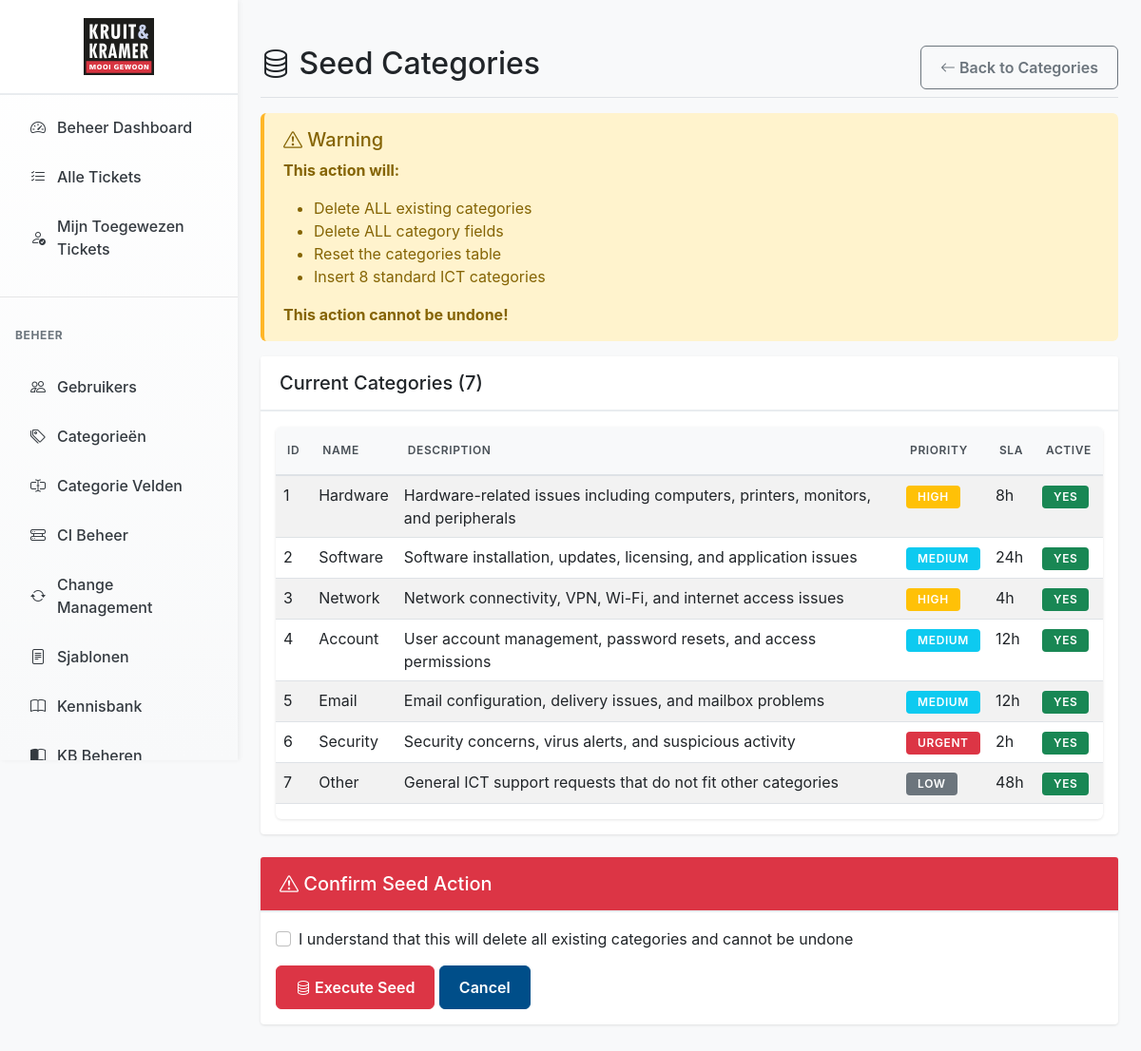
The app's page /admin/seed_categories.php (signed in) with its own data.
### tables this page shows
CREATE TABLE categories (
    category_id INT PRIMARY KEY AUTO_INCREMENT,
    name VARCHAR(100) NOT NULL,
    description TEXT,
    default_priority ENUM('low', 'medium', 'high', 'urgent') DEFAULT 'medium',
    sla_hours INT DEFAULT 24,
    is_active BOOLEAN DEFAULT TRUE,
    created_at TIMESTAMP DEFAULT CURRENT_TIMESTAMP,
    INDEX idx_is_active (is_active),
    INDEX idx_name (name)
);

### classes/Database.php (called while the page is built, shortened)
<?php
class Database {
    private static $instance = null;
    private $connection = null;
    private $host;
    private $dbname;
    private $username;
    private $password;
    private function __construct() {
        $this->host = DB_HOST;
        $this->dbname = DB_NAME;
        $this->username = DB_USER;
        $this->password = DB_PASS;
    }
    public static function getInstance() {
        if (self::$instance === null) {
            self::$instance = new self();
        }
        return self::$instance;
    }
    private function connect() {
        try {
            $dsn = "mysql:host={$this->host};dbname={$this->dbname};charset=utf8mb4";
            $options = [
                PDO::ATTR_ERRMODE => PDO::ERRMODE_EXCEPTION,
                PDO::ATTR_DEFAULT_FETCH_MODE => PDO::FETCH_ASSOC,
                PDO::ATTR_EMULATE_PREPARES => false,
                PDO::ATTR_PERSISTENT => false
            ];
            $this->connection = new PDO($dsn, $this->username, $this->password, $options);
        } catch (PDOException $e) {
            $this->logError('Database Connection', 'Failed to connect to database', [
                'error' => $e->getMessage()
            ]);
            throw new Exception("Database connection failed");
        }
    }
    public function query($sql, $params = []) {
        try {
            $stmt = $this->connection->prepare($sql);
            $stmt->execute($params);
            return $stmt;
        } catch (PDOException $e) {
            $this->logError('Database Query', 'Query execution failed', [
                'sql' => $sql,
                'error' => $e->getMessage()
            ]);
            return false;
        }
    }
    public function fetchAll($sql, $params = []) {
        try {
            $stmt = $this->query($sql, $params);
            return $stmt->fetchAll();
        } catch (PDOException $e) {
            $this->logError('Database FetchAll', 'Failed to fetch all rows', [
                'sql' => $sql,
                'error' => $e->getMessage()
            ]);
            return false;
        }
    }
}

### admin/seed_categories.php (the view, shortened to what this page needs)
<?php
require_once __DIR__ . '/../classes/Database.php';
$executed = false;
$categories = [];
if (!$executed) {
    try {
        $db = Database::getInstance();
        $categories = $db->fetchAll("SELECT * FROM categories ORDER BY category_id");
    } catch (Exception $e) {
        $error = $e->getMessage();
    }
}
function getPriorityColor($priority) {
    $colors = [
        'low' => 'secondary',
        'medium' => 'info',
        'high' => 'warning',
        'urgent' => 'danger'
    ];
    return $colors[$priority] ?? 'secondary';
}
?>
<!DOCTYPE html>
<html lang="nl">
<head>
    <link href="https://cdn.jsdelivr.net/npm/bootstrap@5.1.3/dist/css/bootstrap.min.css" rel="stylesheet">
    <link rel="stylesheet" href="https://cdn.jsdelivr.net/npm/bootstrap-icons@1.7.2/font/bootstrap-icons.css">
    <link rel="stylesheet" href="<?php echo SITE_URL; ?>/assets/css/style.css">
</head>
<body>
    <div class="container-fluid">
        <div class="row">
            <?php include __DIR__ . '/../includes/sidebar.php'; ?>
            <main class="col-md-9 ms-sm-auto col-lg-10 px-md-4">
                <div class="d-flex justify-content-between align-items-center pt-3 pb-2 mb-3 border-bottom">
                    <h1 class="h2"><i class="bi bi-database"></i> Seed Categories</h1>
                    <a href="<?php echo SITE_URL; ?>/admin/categories.php" class="btn btn-outline-secondary">
                        <i class="bi bi-arrow-left"></i> Back to Categories
                    </a>
                </div>
                <?php if (!$executed): ?>
                    <div class="alert alert-warning">
                        <h5 class="alert-heading"><i class="bi bi-exclamation-triangle"></i> Warning</h5>
                        <p><strong>This action will:</strong></p>
                        <ul>
                            <li>Delete ALL existing categories</li>
                            <li>Delete ALL category fields</li>
                            <li>Reset the categories table</li>
                            <li>Insert 8 standard ICT categories</li>
                        </ul>
                        <p class="mb-0"><strong>This action cannot be undone!</strong></p>
                    </div>
                    <div class="card mb-4">
                        <div class="card-header">
                            <h5 class="mb-0">Current Categories (<?php echo count($categories); ?>)</h5>
                        </div>
                        <div class="card-body">
                            <?php if (empty($categories)): ?>
                                <p class="text-muted">No categories found.</p>
                            <?php else: ?>
                                <div class="table-responsive">
                                    <table class="table table-striped">
                                        <thead>
                                            <tr>
                                                <th>ID</th>
                                                <th>Name</th>
                                                <th>Description</th>
                                                <th>Priority</th>
                                                <th>SLA</th>
                                                <th>Active</th>
                                            </tr>
                                        </thead>
                                        <tbody>
                                            <?php foreach ($categories as $cat): ?>
                                                <tr>
                                                    <td><?php echo $cat['category_id']; ?></td>
                                                    <td><?php echo htmlspecialchars($cat['name']); ?></td>
                                                    <td><?php echo htmlspecialchars($cat['description']); ?></td>
                                                    <td>
                                                        <span class="badge bg-<?php echo getPriorityColor($cat['default_priority']); ?>">
                                                            <?php echo $cat['default_priority']; ?>
                                                        </span>
                                                    </td>
                                                    <td><?php echo $cat['sla_hours']; ?>h</td>
                                                    <td>
                                                        <?php if ($cat['is_active']): ?>
                                                            <span class="badge bg-success">Yes</span>
                                                        <?php else: ?>
                                                            <span class="badge bg-secondary">No</span>
                                                        <?php endif; ?>
                                                    </td>
                                                </tr>
                                            <?php endforeach; ?>
                                        </tbody>
                                    </table>
                                </div>
                            <?php endif; ?>
                        </div>
                    </div>
                    <div class="card">
                        <div class="card-header bg-danger text-white">
                            <h5 class="mb-0"><i class="bi bi-exclamation-triangle"></i> Confirm Seed Action</h5>
                        </div>
                        <div class="card-body">
                            <form method="POST" action="">
                                <div class="form-check mb-3">
                                    <input class="form-check-input" type="checkbox" id="confirmCheck" required>
                                    <label class="form-check-label" for="confirmCheck">
                                        I understand that this will delete all existing categories and cannot be undone
                                    </label>
                                </div>
                                <button type="submit" name="confirm_seed" class="btn btn-danger">
                                    <i class="bi bi-database"></i> Execute Seed
                                </button>
                                <a href="<?php echo SITE_URL; ?>/admin/categories.php" class="btn btn-secondary">
                                    Cancel
                                </a>
                            </form>
                        </div>
                    </div>
                <?php endif; ?>
            </main>
        </div>
    </div>
</body>
</html>

### assets/css/style.css (style rules this page uses)
@media (min-width: 768px) { main.col-md-9, main.col-lg-10 { flex: 1; max-width: calc(100% - 250px); margin-left: 250px; } }
:root { --primary-orange: #FF6B35; --primary-orange-dark: #E55A2B; --primary-orange-light: #FF8555; --primary-blue: #004E89; --primary-blue-dark: #003D6E; --primary-blue-light: #1A6BA8; --accent-teal: #1A7F8E; --accent-yellow: #FFB627; --success-green: #28a745; --warning-yellow: #FFB627; --danger-red: #dc3545; --info-blue: #1A7F8E; --priority-low: #6c757d; --priority-medium: #FFB627; --priority-high: #FF6B35; --priority-urgent: #dc3545; --gray-100: #f8f9fa; --gray-200: #e9ecef; --gray-300: #dee2e6; --gray-600: #6c757d; --gray-700: #495057; --gray-800: #343a40; --gray-900: #212529; --sidebar-width: 250px; --header-height: 56px; }
body { font-family: -apple-system, BlinkMacSystemFont, "Segoe UI", Roboto, "Helvetica Neue", Arial, sans-serif; background-color: var(--gray-100); min-height: 100vh; display: flex; flex-direction: column; }
.container-fluid { flex: 1; }
main { padding: 2rem; margin-left: 250px; min-height: 100vh; }
main.col-md-9, main.col-lg-10 { margin-left: 0; }
.card { border: none; box-shadow: 0 1px 3px rgba(0,0,0,0.1); margin-bottom: 1.5rem; transition: box-shadow 0.2s ease; }
.card-header { background-color: white; border-bottom: 2px solid var(--gray-200); font-weight: 600; padding: 1rem 1.25rem; }
.badge { font-weight: 600; padding: 0.375rem 0.75rem; font-size: 0.75rem; text-transform: uppercase; letter-spacing: 0.05em; }
.btn { font-weight: 600; padding: 0.625rem 1.25rem; border-radius: 0.375rem; transition: all 0.2s ease; }
.btn-secondary { background-color: var(--primary-blue); border-color: var(--primary-blue); color: white; }
.table { background-color: white; }
.table thead th { background-color: var(--gray-100); border-bottom: 2px solid var(--gray-300); font-weight: 600; text-transform: uppercase; font-size: 0.75rem; letter-spacing: 0.05em; color: var(--gray-700); padding: 1rem 0.75rem; }
.table tbody tr { transition: background-color 0.2s ease; }
.table-responsive { border-radius: 0.375rem; box-shadow: 0 1px 3px rgba(0,0,0,0.1); }
.alert { border: none; border-left: 4px solid; border-radius: 0.375rem; padding: 1rem 1.25rem; }
.alert-warning { background-color: #fff3cd; border-color: var(--warning-yellow); color: #856404; }
@media (min-width: 1025px) { .container-fluid { max-width: 1400px; } }

### records on screen
categories: category_id "1", name "Hardware", description "Hardware-related issues including computers, printers, monitors, and peripherals", default_priority "HIGH", sla_hours "8", is_active "YES"
categories: category_id "2", name "Software", description "Software installation, updates, licensing, and application issues", default_priority "MEDIUM", sla_hours "24", is_active "YES"
categories: category_id "3", name "Network", description "Network connectivity, VPN, Wi-Fi, and internet access issues", default_priority "HIGH", sla_hours "4", is_active "YES"
categories: category_id "4", name "Account", description "User account management, password resets, and access permissions", default_priority "MEDIUM", sla_hours "12", is_active "YES"
categories: category_id "5", name "Email", description "Email configuration, delivery issues, and mailbox problems", default_priority "MEDIUM", sla_hours "12", is_active "YES"
categories: category_id "6", name "Security", description "Security concerns, virus alerts, and suspicious activity", default_priority "URGENT", sla_hours "2", is_active "YES"
categories: category_id "7", name "Other", description "General ICT support requests that do not fit other categories", default_priority "LOW", sla_hours "48", is_active "YES"

### other values on screen
__($key, $default) "Beheer Dashboard Alle Tickets Mijn Toegewezen Tickets BEHEER Gebruikers Categorieën Categorie Velden"
count($categories) "7"
